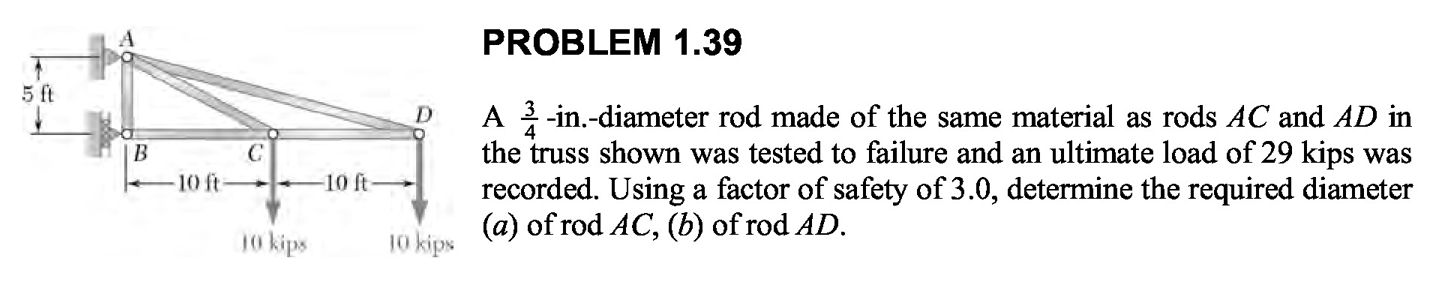
#> input picture questions/question_035.png, 1448 x 282 px, given in place of image_000.jpg, which was not available
$ python convert.py
#> lines starting #> are read from the running program, lines starting #| are printed output that depends on the picture; pictures that were not available may be replaced by others from this repository, and a replacement may not be noted
import os
import numpy as np
import matplotlib.pyplot as plt

from PIL import Image
from tqdm import tqdm
from scipy.signal import argrelmin

j = 0

N = 1400

pbar = tqdm(total=N)

for i in range(N):

	pbar.update(1)

	cmd = f'convert -density 288 mae2401.pdf\[{i}\] questions/image_{i:03d}.jpg'
	os.system(cmd)

	# Open image as np array and resize to 75%
	im = Image.open(f'questions/image_{i:03d}.jpg')
#> im is the input picture: PIL image 1448x282 L; min 0, max 255, mean 236.6
	scale = 0.75
	im = im.resize((int(im.size[0]*scale), int(im.size[1]*scale)))
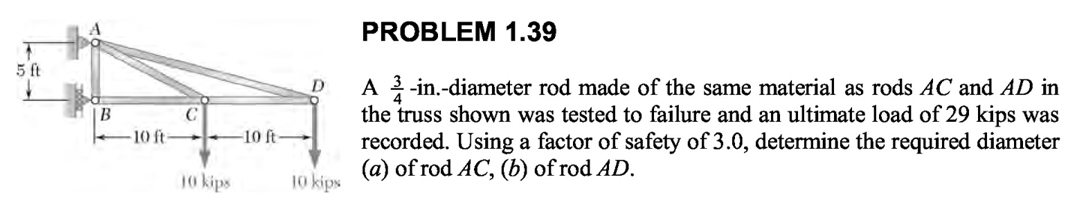
#> im: PIL image 1086x211 L; min 0, max 255, mean 236.5
	im = np.array(im)

	# Delete file
	os.remove(f'questions/image_{i:03d}.jpg')

	w = im.shape[1]
#> w = 1086
	h = im.shape[0]
#> h = 211

	# Find lowest value in top quarter of image
	min_val = np.min( im[0:int(h/4), :] )
#> min_val = 0

	# Skip if empty or title page
	if min_val > 250:
		continue

	# histograms
	countx = np.mean(im, axis=1)
#> countx = 211 values, max 255 at index 0, min 158.5 at index 138, mean 236.5
	county = np.mean(im, axis=0)
#> county = 1086 values, max 255 at index 0, min 179.7 at index 364, mean 236.5

	# Find lowst y-counts in left and right halves of image
	idx_left = np.argmin( county[0:int(w/2)] )
#> idx_left = 364
	idx_right = np.argmin( county[int(w/2):] ) + int(w/2)
#> idx_right = 552

	# Find any peaks in x-counts below 75
	peaks = argrelmin(countx, order=10)[0]
#> peaks = [24, 38, 94, 120, 138, 174]
	peaks = peaks[countx[peaks] < 75]
#> peaks = empty array

	if len(peaks) == 4:

		# Get question (top box)
		question = im[peaks[0]:peaks[1], idx_left:idx_right]

		# Get answers (bottom box)
		answers = im[peaks[2]:peaks[3], idx_left:idx_right]

		# Crop 5px from each side of question and answers
		question = question[5:-5, 5:-5]
		answers  = answers[5:-5, 5:-5]

		# Save images using PIL
		Image.fromarray(question).save(f'questions/question_{j:03d}.png')
		Image.fromarray(answers).save(f'questions/answers_{j:03d}.png')

		j += 1

	if len(peaks) == 2:

		# Continued solution
		answers = im[peaks[0]:peaks[1], idx_left:idx_right]

		# Crop 5px from each side of answers
		answers  = answers[5:-5, 5:-5]

		# Open previous solution
		prev_answer = Image.open(f'questions/answers_{j-1:03d}.png')

		# Ensure they are the same width
		if prev_answer.size[0] != answers.shape[1]:
			width = min(prev_answer.size[0], answers.shape[1])
			prev_answer = prev_answer.crop((0, 0, width, prev_answer.size[1]))
			answers = answers[:, 0:width]

		# Append to previous solution
		answers = np.concatenate((prev_answer, answers), axis=0)

		# Save image using PIL
		Image.fromarray(answers).save(f'questions/answers_{j-1:03d}.png')

	# Progress bar description
	pbar.set_description(f'Questions: {j}')
#> pass 2 of the loop `for i in range(N):`:
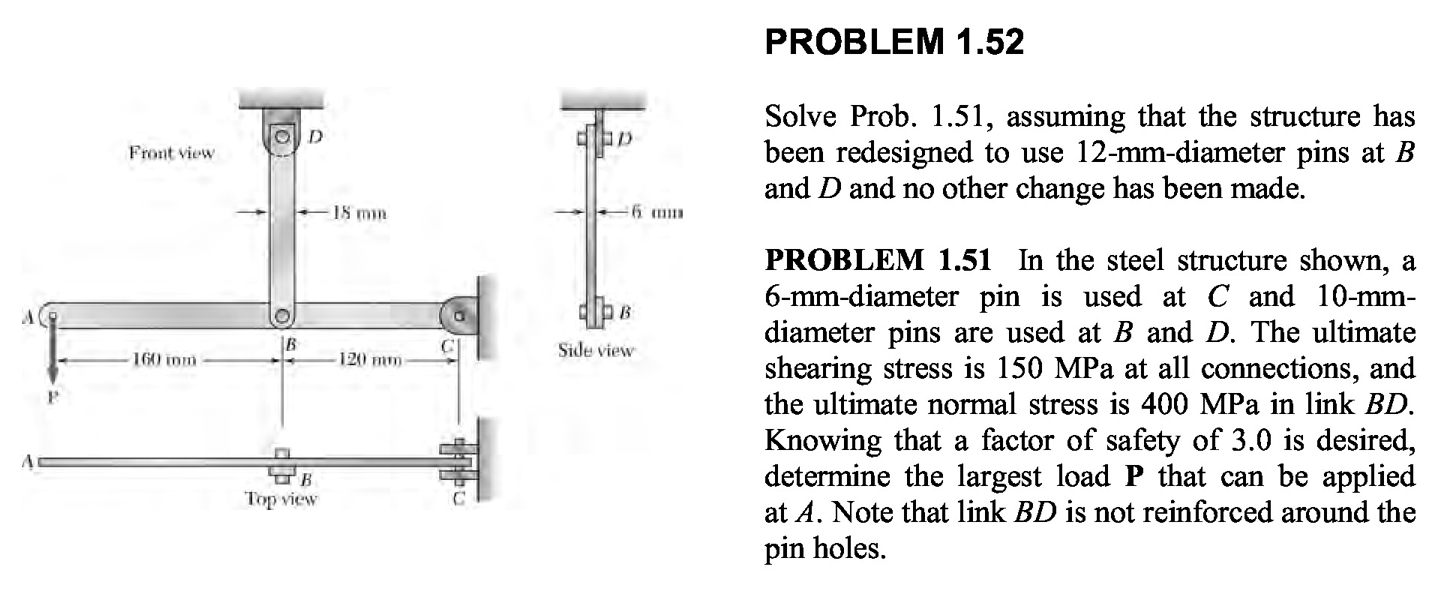
#> input picture questions/question_044.png, 1447 x 596 px, given in place of image_001.jpg, which was not available
#> im is the input picture: PIL image 1447x596 L; min 0, max 255, mean 236.1
#> `im = im.resize((int(im.size[0]*scale), int(im.size[1]*scale)))`:
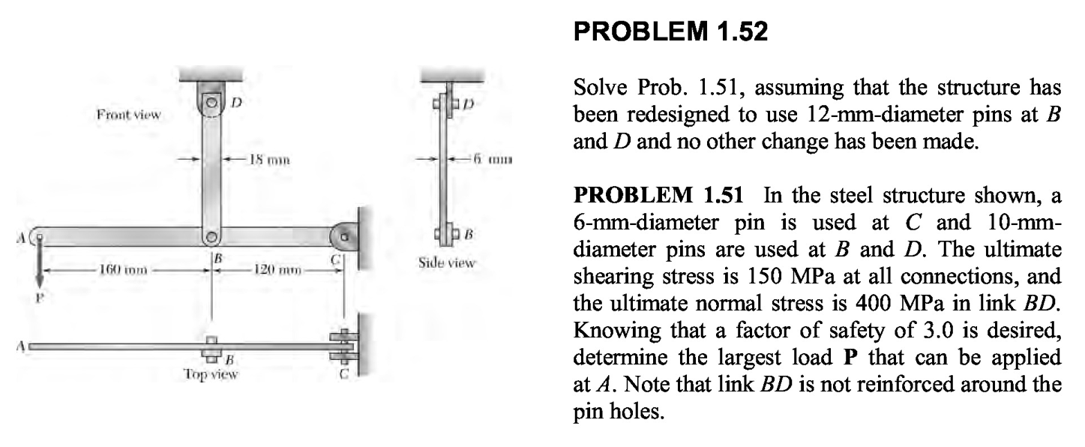
#> im: PIL image 1085x447 L; min 0, max 255, mean 236.1
#> countx = 447 values, max 255 at index 0, min 153.4 at index 246, mean 236.1
#> county = 1085 values, max 255 at index 0, min 167.8 at index 576, mean 236.1
#> idx_left = 202
#> idx_right = 576
#> `peaks = argrelmin(countx, order=10)[0]`: peaks = [23, 38, 93, 120, 147, 159, 201, 227, 246, 273, 309, 336, 363, 390, 417]
#> `peaks = peaks[countx[peaks] < 75]`: peaks = empty array
#> (the run stopped early here; a loop or call above may not have finished)
